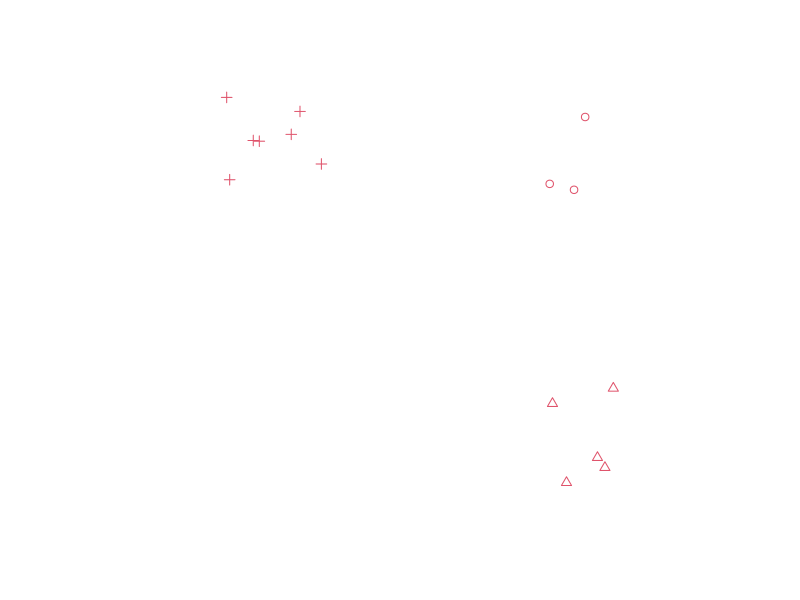
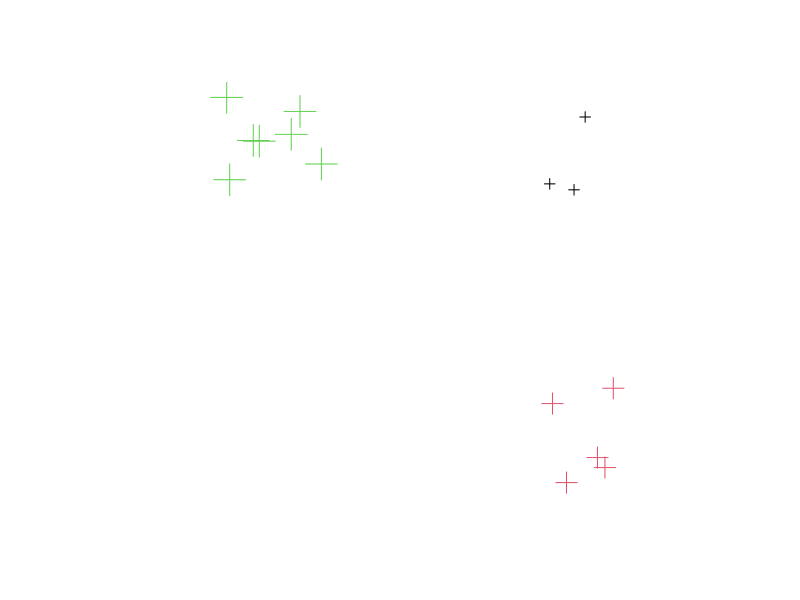

Recreate these plots in R, in order.
library(sp)


### Name: SpatialMultiPoints
### Title: create objects of class SpatialMultiPoints or
###   SpatialMultiPointsDataFrame
### Aliases: SpatialMultiPoints SpatialMultiPointsDataFrame
### Keywords: manip

### ** Examples

cl1 = cbind(rnorm(3, 10), rnorm(3, 10))
cl2 = cbind(rnorm(5, 10), rnorm(5,  0))
cl3 = cbind(rnorm(7,  0), rnorm(7, 10))

mp = SpatialMultiPoints(list(cl1, cl2, cl3))
mpx = rbind(mp, mp) # rbind method
plot(mp, col = 2, cex = 1, pch = 1:3)
mp
mp[1:2]

print(mp, asWKT=TRUE, digits=3)

mpdf = SpatialMultiPointsDataFrame(list(cl1, cl2, cl3), data.frame(a = 1:3))
mpdf
mpdfx = rbind(mpdf, mpdf) # rbind method

plot(mpdf, col = mpdf$a, cex = 1:3)
as(mpdf, "data.frame")
mpdf[1:2,]
